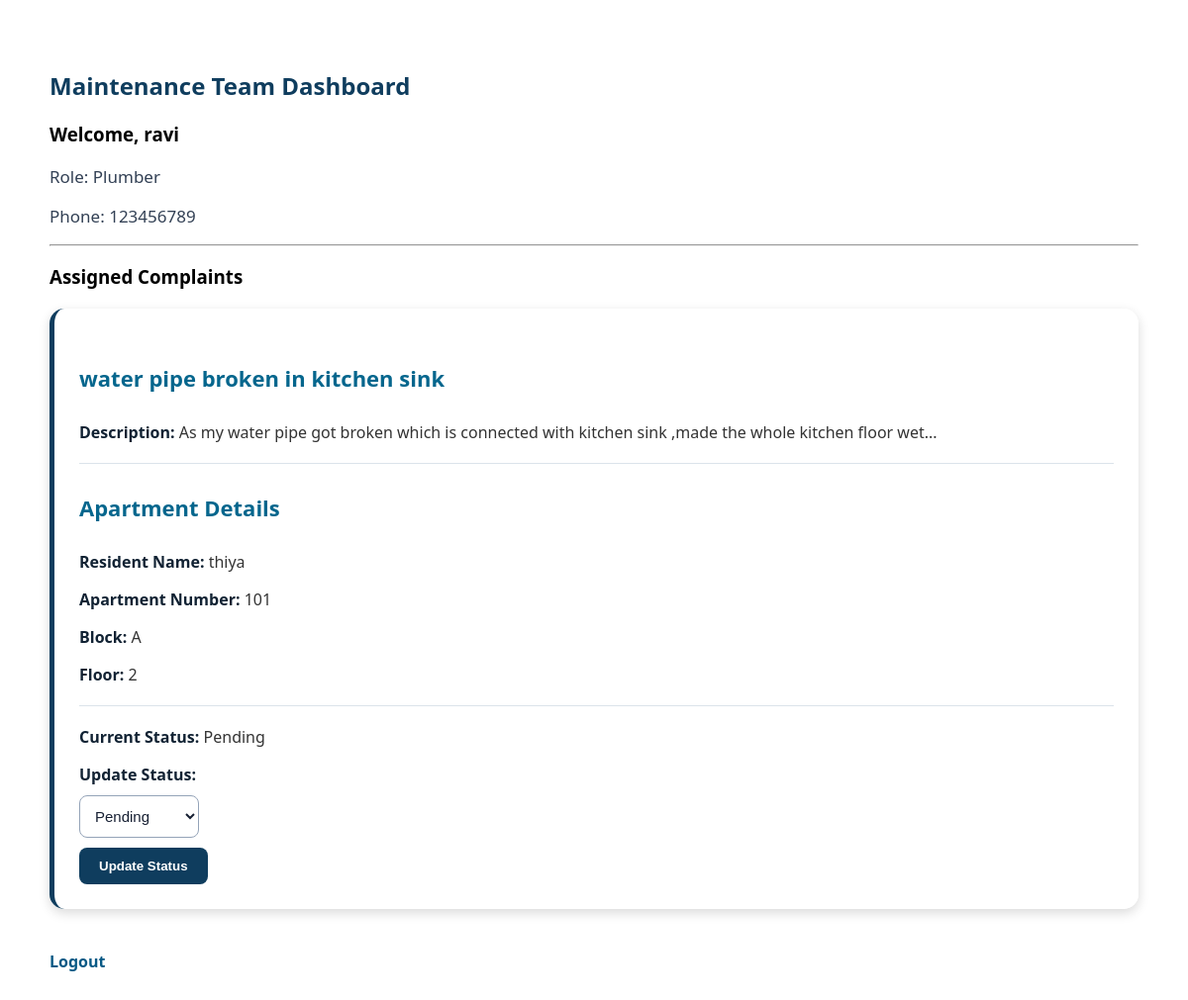
The app's page /maintenance-dashboard/ (signed in) with its own data.
### core/models.py (models this page shows, shortened)
class MaintenanceTeam(models.Model):
    name = models.CharField(max_length=100)
    role = models.CharField(max_length=50)
    phone = models.CharField(max_length=15)

class Complaint(models.Model):
    resident = models.ForeignKey(
        Resident,
        on_delete=models.CASCADE
    )
    title = models.CharField(max_length=200)
    description = models.TextField()
    status = models.CharField(
        max_length=20,
        choices=[
            ("PENDING", "Pending"),
            ("IN_PROGRESS", "In Progress"),
            ("RESOLVED", "Resolved"),
        ],
        default="PENDING"
    )
    created_at = models.DateTimeField(auto_now_add=True)
    assigned_to=models.ForeignKey(
        'MaintenanceTeam',
        on_delete=models.SET_NULL,
        null=True,
        blank=True
    )

class Resident(models.Model):
    name = models.CharField(max_length=100)
    email = models.EmailField(unique=True)
    phone = models.CharField(max_length=15)
    apartment = models.OneToOneField(
        Apartment,
        on_delete=models.CASCADE
    )
    total_amount=models.DecimalField(max_digits=10,decimal_places=2,default=10000)
    date_joined = models.DateField(auto_now_add=True)

class Apartment(models.Model):
    apartment_number = models.CharField(max_length=20, unique=True)
    floor = models.IntegerField()
    block = models.CharField(max_length=20)

### core/views.py (the view)
# urls.py: path('maintenance-dashboard/',views.maintenance_dashboard,name='maintenance_dashboard'),
def maintenance_dashboard(request):
    member_id = request.session.get('maintenance_member_id')
    if not member_id:
        return redirect('maintenance_login')
    member = MaintenanceTeam.objects.get(id=member_id)
    assigned_complaints = Complaint.objects.filter(
        assigned_to=member
    )
    return render(request, 'core/maintenance_dashboard.html', {
        'member': member,
        'complaints': assigned_complaints
    })

### core/templates/core/maintenance_dashboard.html (shortened to what this page needs)
{% load static %}
<!DOCTYPE html>
<html lang="en">
<head>
    <link rel="stylesheet" href="{% static 'core/style.css' %}">
</head>
<body>
    <div class="container">
        <h2>Maintenance Team Dashboard</h2>
        <h3>Welcome, {{ member.name }}</h3>
        <p>Role: {{ member.role }}</p>
        <p>Phone: {{ member.phone }}</p>
        <hr>
        <h3>Assigned Complaints</h3>
        {% if complaints %}
            {% for complaint in complaints %}
                <div class="complaint-card">
                    <h4>{{ complaint.title }}</h4>
                    <p>
                        <strong>Description:</strong>
                        {{ complaint.description }}
                    </p>
                    <hr>
                    <h4>Apartment Details</h4>
                    <p>
                        <strong>Resident Name:</strong>
                        {{ complaint.resident.name }}
                    </p>
                    <p>
                        <strong>Apartment Number:</strong>
                        {{ complaint.resident.apartment.apartment_number }}
                    </p>
                    <p>
                        <strong>Block:</strong>
                        {{ complaint.resident.apartment.block }}
                    </p>
                    <p>
                        <strong>Floor:</strong>
                        {{ complaint.resident.apartment.floor }}
                    </p>
                    <hr>
                    <p>
                        <strong>Current Status:</strong>
                        {{ complaint.get_status_display }}
                    </p>
                    <form method="POST"
                          action="{% url 'update_maintenance_status' complaint.id %}">
                        <label>
                            <strong>Update Status:</strong>
                        </label>
                        <br>
                        <select name="status">
                            <option value="PENDING"
                                {% if complaint.status == "PENDING" %}selected{% endif %}>
                                Pending
                            </option>
                        </select>
                        <br>
                        <button type="submit">
                            Update Status
                        </button>
                    </form>
                </div>
            {% endfor %}
        {% else %}
            <p>No complaints assigned.</p>
        {% endif %}
        <br>
        <a class="logout"
           href="{% url 'maintenance_logout' %}">
            Logout
        </a>
    </div>
</body>
</html>

### core/static/core/style.css (style rules this page uses)
* { box-sizing: border-box; }
body { margin: 0; font-family: 'Segoe UI', Arial, sans-serif; }
.complaint-card { background: white; padding: 25px; margin: 20px 0; border-radius: 15px; border-left: 5px solid #0f3d5e; box-shadow: 0 4px 15px rgba(0, 0, 0, 0.10); }
.complaint-card h4 { color: #0f3d5e; font-size: 21px; }
.complaint-card p { color: #172033; }
.complaint-card hr { border: none; border-top: 1px solid #dbe3ea; margin: 20px 0; }
.complaint-card select { padding: 11px; border: 1px solid #94a3b8; border-radius: 8px; color: #172033; background: white; margin: 10px 0; font-size: 15px; }
.complaint-card button { padding: 11px 20px; border: none; border-radius: 8px; background: #0f3d5e; color: white; cursor: pointer; font-weight: bold; }
.container { background: rgba(255, 255, 255, 0.94); backdrop-filter: blur(12px); border-radius: 25px; padding: 50px; min-height: 80vh; }
.container h2 { color: #0f3d5e; }
.container p { color: #334155; font-size: 17px; }
.container a { text-decoration: none; color: #075985; font-weight: bold; }

### core/templates/core/maintenance_dashboard.html (style rules this page uses)
.complaint-card { background: rgba(255, 255, 255, 0.9); padding: 25px; margin: 20px 0; border-radius: 15px; box-shadow: 0 4px 12px rgba(0, 0, 0, 0.15); }
.complaint-card h4 { color: #05668d; font-size: 22px; }
.complaint-card p { color: #333; font-size: 16px; }
.complaint-card strong { color: #123; }
select { padding: 10px; border-radius: 8px; margin: 10px 0; }
button { padding: 10px 18px; border: none; border-radius: 8px; background-color: #05668d; color: white; cursor: pointer; }
.logout { color: red; font-weight: bold; }

### records on screen
MaintenanceTeam: name "ravi", role "Plumber", phone "123456789"
Complaint: title "water pipe broken in kitchen sink", description "As my water pipe got broken which is connected with kitchen sink ,made the whole kitchen floor wet...", resident.name "thiya", resident.apartment.apartment_number "101", resident.apartment.block "A", resident.apartment.floor "2", status "Pending"
